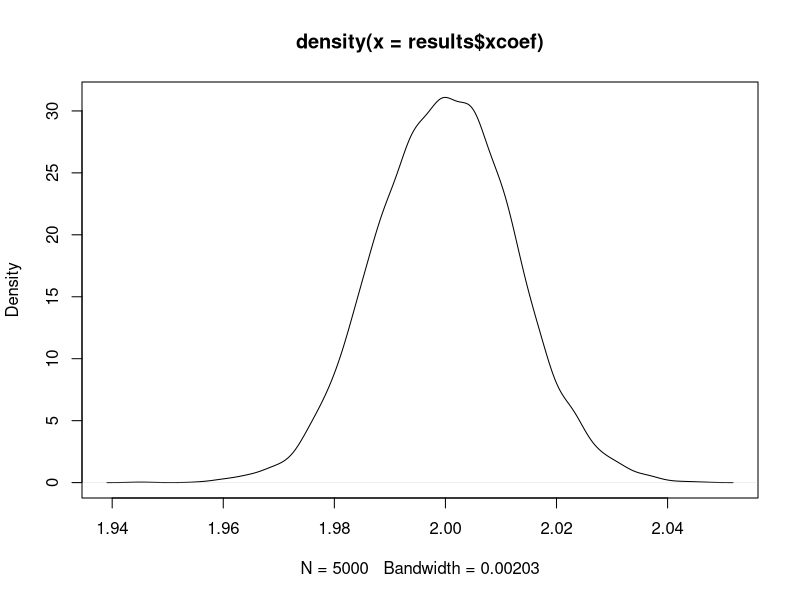

Reproduce this figure in R.

#Create a blank data set to store our results in
results <- data.frame(xcoef = NA,
                      xse = NA)

#Loop! Do the code in the brackets once with i = 1, 
#once with i = 2, etc... up to once with i = 5000
for (i in 1:5000) {
  
  #Create our "true" data and model
  error1 <- rnorm(5000)
  x = error1 + rnorm(5000)
  y = 1.5*x + error1 + rnorm(5000)
  
  #Apply our estimator
  olsmodel <- lm(y~x)
  
  #store the results
  results[i,] <- c(coef(olsmodel)[['x']],
                   summary(olsmodel)$coefficients[2,2])
}

#See how bad our estimator performs with our broken assumption.
#The TRUE coefficient is 1.5... how far away are we?
plot(density(results$xcoef))
